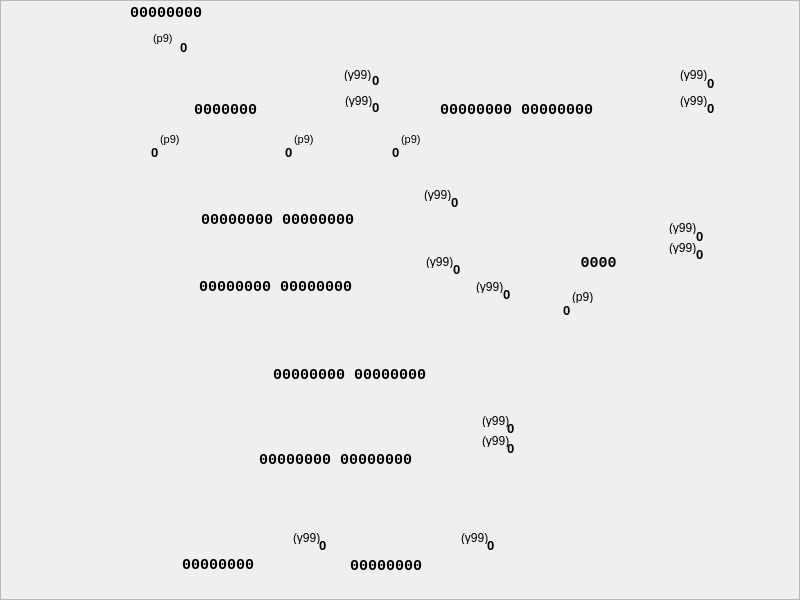
<?xml version="1.0" encoding="UTF-8"?>
<ui version="4.0">
 <class>CDcmcWay2Widget</class>
 <widget class="QWidget" name="CDcmcWay2Widget">
  <property name="geometry">
   <rect>
    <x>0</x>
    <y>0</y>
    <width>800</width>
    <height>600</height>
   </rect>
  </property>
  <property name="sizePolicy">
   <sizepolicy hsizetype="Fixed" vsizetype="Fixed">
    <horstretch>0</horstretch>
    <verstretch>0</verstretch>
   </sizepolicy>
  </property>
  <property name="minimumSize">
   <size>
    <width>800</width>
    <height>600</height>
   </size>
  </property>
  <property name="maximumSize">
   <size>
    <width>800</width>
    <height>600</height>
   </size>
  </property>
  <property name="windowTitle">
   <string notr="true">Form</string>
  </property>
  <property name="styleSheet">
   <string notr="true">QFrame{border-image: url(:/mul/dcmc/second.png);}</string>
  </property>
  <widget class="QFrame" name="frame">
   <property name="geometry">
    <rect>
     <x>0</x>
     <y>0</y>
     <width>800</width>
     <height>600</height>
    </rect>
   </property>
   <property name="frameShape">
    <enum>QFrame::StyledPanel</enum>
   </property>
   <property name="frameShadow">
    <enum>QFrame::Raised</enum>
   </property>
   <widget class="QLabel" name="mRg1WrVal">
    <property name="geometry">
     <rect>
      <x>372</x>
      <y>72</y>
      <width>21</width>
      <height>16</height>
     </rect>
    </property>
    <property name="font">
     <font>
      <pointsize>10</pointsize>
      <weight>75</weight>
      <bold>true</bold>
     </font>
    </property>
    <property name="styleSheet">
     <string notr="true">border-image:none;</string>
    </property>
    <property name="text">
     <string notr="true">0</string>
    </property>
   </widget>
   <widget class="QLabel" name="mBd1OutVal">
    <property name="geometry">
     <rect>
      <x>319</x>
      <y>537</y>
      <width>21</width>
      <height>16</height>
     </rect>
    </property>
    <property name="font">
     <font>
      <pointsize>10</pointsize>
      <weight>75</weight>
      <bold>true</bold>
     </font>
    </property>
    <property name="styleSheet">
     <string notr="true">border-image:none;</string>
    </property>
    <property name="text">
     <string notr="true">0</string>
    </property>
   </widget>
   <widget class="QLabel" name="mRg2Val">
    <property name="geometry">
     <rect>
      <x>401</x>
      <y>100</y>
      <width>231</width>
      <height>20</height>
     </rect>
    </property>
    <property name="font">
     <font>
      <family>Courier New</family>
      <pointsize>11</pointsize>
      <weight>75</weight>
      <bold>true</bold>
     </font>
    </property>
    <property name="styleSheet">
     <string notr="true">border-image:none;</string>
    </property>
    <property name="text">
     <string notr="true">00000000 00000000</string>
    </property>
    <property name="alignment">
     <set>Qt::AlignCenter</set>
    </property>
   </widget>
   <widget class="QLabel" name="mCt1IncVal">
    <property name="geometry">
     <rect>
      <x>696</x>
      <y>246</y>
      <width>21</width>
      <height>16</height>
     </rect>
    </property>
    <property name="font">
     <font>
      <pointsize>10</pointsize>
      <weight>75</weight>
      <bold>true</bold>
     </font>
    </property>
    <property name="styleSheet">
     <string notr="true">border-image:none;</string>
    </property>
    <property name="text">
     <string notr="true">0</string>
    </property>
   </widget>
   <widget class="QLabel" name="mRg1WrHint">
    <property name="geometry">
     <rect>
      <x>344</x>
      <y>68</y>
      <width>46</width>
      <height>13</height>
     </rect>
    </property>
    <property name="styleSheet">
     <string notr="true">border-image:none;</string>
    </property>
    <property name="text">
     <string notr="true">(y99)</string>
    </property>
   </widget>
   <widget class="QLabel" name="mRg3RstVal">
    <property name="geometry">
     <rect>
      <x>507</x>
      <y>420</y>
      <width>21</width>
      <height>16</height>
     </rect>
    </property>
    <property name="font">
     <font>
      <pointsize>10</pointsize>
      <weight>75</weight>
      <bold>true</bold>
     </font>
    </property>
    <property name="styleSheet">
     <string notr="true">border-image:none;</string>
    </property>
    <property name="text">
     <string notr="true">0</string>
    </property>
   </widget>
   <widget class="QLabel" name="mMs1SelHint">
    <property name="geometry">
     <rect>
      <x>424</x>
      <y>188</y>
      <width>40</width>
      <height>13</height>
     </rect>
    </property>
    <property name="styleSheet">
     <string notr="true">border-image:none;</string>
    </property>
    <property name="text">
     <string notr="true">(y99)</string>
    </property>
   </widget>
   <widget class="QLabel" name="mCt1Out3Hint">
    <property name="geometry">
     <rect>
      <x>572</x>
      <y>290</y>
      <width>46</width>
      <height>13</height>
     </rect>
    </property>
    <property name="styleSheet">
     <string notr="true">border-image:none;</string>
    </property>
    <property name="text">
     <string notr="true">(p9)</string>
    </property>
   </widget>
   <widget class="QLabel" name="mBd1OutHint">
    <property name="geometry">
     <rect>
      <x>293</x>
      <y>531</y>
      <width>40</width>
      <height>13</height>
     </rect>
    </property>
    <property name="styleSheet">
     <string notr="true">border-image:none;</string>
    </property>
    <property name="text">
     <string notr="true">(y99)</string>
    </property>
   </widget>
   <widget class="QLabel" name="mSm1OutVal">
    <property name="geometry">
     <rect>
      <x>259</x>
      <y>365</y>
      <width>181</width>
      <height>20</height>
     </rect>
    </property>
    <property name="font">
     <font>
      <family>Courier New</family>
      <pointsize>11</pointsize>
      <weight>75</weight>
      <bold>true</bold>
     </font>
    </property>
    <property name="styleSheet">
     <string notr="true">border-image:none;</string>
    </property>
    <property name="text">
     <string notr="true">00000000 00000000</string>
    </property>
    <property name="alignment">
     <set>Qt::AlignCenter</set>
    </property>
   </widget>
   <widget class="QLabel" name="mRg2WrHint">
    <property name="geometry">
     <rect>
      <x>680</x>
      <y>68</y>
      <width>46</width>
      <height>13</height>
     </rect>
    </property>
    <property name="styleSheet">
     <string notr="true">border-image:none;</string>
    </property>
    <property name="text">
     <string notr="true">(y99)</string>
    </property>
   </widget>
   <widget class="QLabel" name="mRg3WrHint">
    <property name="geometry">
     <rect>
      <x>482</x>
      <y>434</y>
      <width>46</width>
      <height>13</height>
     </rect>
    </property>
    <property name="styleSheet">
     <string notr="true">border-image:none;</string>
    </property>
    <property name="text">
     <string notr="true">(y99)</string>
    </property>
   </widget>
   <widget class="QLabel" name="mRg2WrVal">
    <property name="geometry">
     <rect>
      <x>707</x>
      <y>75</y>
      <width>21</width>
      <height>16</height>
     </rect>
    </property>
    <property name="font">
     <font>
      <pointsize>10</pointsize>
      <weight>75</weight>
      <bold>true</bold>
     </font>
    </property>
    <property name="styleSheet">
     <string notr="true">border-image:none;</string>
    </property>
    <property name="text">
     <string notr="true">0</string>
    </property>
   </widget>
   <widget class="QLabel" name="mRg1ShrHint">
    <property name="geometry">
     <rect>
      <x>345</x>
      <y>94</y>
      <width>46</width>
      <height>13</height>
     </rect>
    </property>
    <property name="styleSheet">
     <string notr="true">border-image:none;</string>
    </property>
    <property name="text">
     <string notr="true">(y99)</string>
    </property>
   </widget>
   <widget class="QLabel" name="mRg3WrVal">
    <property name="geometry">
     <rect>
      <x>507</x>
      <y>440</y>
      <width>21</width>
      <height>16</height>
     </rect>
    </property>
    <property name="font">
     <font>
      <pointsize>10</pointsize>
      <weight>75</weight>
      <bold>true</bold>
     </font>
    </property>
    <property name="styleSheet">
     <string notr="true">border-image:none;</string>
    </property>
    <property name="text">
     <string notr="true">0</string>
    </property>
   </widget>
   <widget class="QLabel" name="mDVal">
    <property name="geometry">
     <rect>
      <x>130</x>
      <y>5</y>
      <width>101</width>
      <height>16</height>
     </rect>
    </property>
    <property name="font">
     <font>
      <family>Courier New</family>
      <pointsize>11</pointsize>
      <weight>75</weight>
      <bold>true</bold>
     </font>
    </property>
    <property name="styleSheet">
     <string notr="true">border-image:none;</string>
    </property>
    <property name="text">
     <string notr="true">00000000</string>
    </property>
   </widget>
   <widget class="QLabel" name="mMs1SelVal">
    <property name="geometry">
     <rect>
      <x>451</x>
      <y>194</y>
      <width>21</width>
      <height>16</height>
     </rect>
    </property>
    <property name="font">
     <font>
      <pointsize>10</pointsize>
      <weight>75</weight>
      <bold>true</bold>
     </font>
    </property>
    <property name="styleSheet">
     <string notr="true">border-image:none;</string>
    </property>
    <property name="text">
     <string notr="true">0</string>
    </property>
   </widget>
   <widget class="QLabel" name="mRg3RstHint">
    <property name="geometry">
     <rect>
      <x>482</x>
      <y>414</y>
      <width>46</width>
      <height>13</height>
     </rect>
    </property>
    <property name="styleSheet">
     <string notr="true">border-image:none;</string>
    </property>
    <property name="text">
     <string notr="true">(y99)</string>
    </property>
   </widget>
   <widget class="QLabel" name="mBd2OutHint">
    <property name="geometry">
     <rect>
      <x>461</x>
      <y>531</y>
      <width>46</width>
      <height>13</height>
     </rect>
    </property>
    <property name="styleSheet">
     <string notr="true">border-image:none;</string>
    </property>
    <property name="text">
     <string notr="true">(y99)</string>
    </property>
   </widget>
   <widget class="QLabel" name="mBd2Val">
    <property name="geometry">
     <rect>
      <x>341</x>
      <y>558</y>
      <width>90</width>
      <height>16</height>
     </rect>
    </property>
    <property name="font">
     <font>
      <family>Courier New</family>
      <pointsize>11</pointsize>
      <weight>75</weight>
      <bold>true</bold>
     </font>
    </property>
    <property name="styleSheet">
     <string notr="true">border-image:none;</string>
    </property>
    <property name="text">
     <string notr="true">00000000</string>
    </property>
    <property name="alignment">
     <set>Qt::AlignCenter</set>
    </property>
   </widget>
   <widget class="QLabel" name="mCt1Out3Val">
    <property name="geometry">
     <rect>
      <x>563</x>
      <y>302</y>
      <width>21</width>
      <height>16</height>
     </rect>
    </property>
    <property name="font">
     <font>
      <pointsize>10</pointsize>
      <weight>75</weight>
      <bold>true</bold>
     </font>
    </property>
    <property name="styleSheet">
     <string notr="true">border-image:none;</string>
    </property>
    <property name="text">
     <string notr="true">0</string>
    </property>
   </widget>
   <widget class="QLabel" name="mCt1WrHint">
    <property name="geometry">
     <rect>
      <x>669</x>
      <y>221</y>
      <width>46</width>
      <height>13</height>
     </rect>
    </property>
    <property name="styleSheet">
     <string notr="true">border-image:none;</string>
    </property>
    <property name="text">
     <string notr="true">(y99)</string>
    </property>
   </widget>
   <widget class="QLabel" name="mCt1Val">
    <property name="geometry">
     <rect>
      <x>553</x>
      <y>253</y>
      <width>91</width>
      <height>20</height>
     </rect>
    </property>
    <property name="font">
     <font>
      <family>Courier New</family>
      <pointsize>11</pointsize>
      <weight>75</weight>
      <bold>true</bold>
     </font>
    </property>
    <property name="styleSheet">
     <string notr="true">border-image:none;</string>
    </property>
    <property name="text">
     <string notr="true">0000</string>
    </property>
    <property name="alignment">
     <set>Qt::AlignCenter</set>
    </property>
   </widget>
   <widget class="QLabel" name="mRg1ShrVal">
    <property name="geometry">
     <rect>
      <x>372</x>
      <y>99</y>
      <width>20</width>
      <height>16</height>
     </rect>
    </property>
    <property name="font">
     <font>
      <pointsize>10</pointsize>
      <weight>75</weight>
      <bold>true</bold>
     </font>
    </property>
    <property name="styleSheet">
     <string notr="true">border-image:none;</string>
    </property>
    <property name="text">
     <string notr="true">0</string>
    </property>
   </widget>
   <widget class="QLabel" name="mRg1Out0Hint">
    <property name="geometry">
     <rect>
      <x>294</x>
      <y>133</y>
      <width>46</width>
      <height>13</height>
     </rect>
    </property>
    <property name="font">
     <font>
      <pointsize>8</pointsize>
     </font>
    </property>
    <property name="styleSheet">
     <string notr="true">border-image:none;</string>
    </property>
    <property name="text">
     <string notr="true">(p9)</string>
    </property>
   </widget>
   <widget class="QLabel" name="mRg1Out0Val">
    <property name="geometry">
     <rect>
      <x>285</x>
      <y>144</y>
      <width>21</width>
      <height>16</height>
     </rect>
    </property>
    <property name="font">
     <font>
      <pointsize>10</pointsize>
      <weight>75</weight>
      <bold>true</bold>
     </font>
    </property>
    <property name="styleSheet">
     <string notr="true">border-image:none;</string>
    </property>
    <property name="text">
     <string notr="true">0</string>
    </property>
   </widget>
   <widget class="QLabel" name="mBd1Val">
    <property name="geometry">
     <rect>
      <x>173</x>
      <y>557</y>
      <width>90</width>
      <height>16</height>
     </rect>
    </property>
    <property name="font">
     <font>
      <family>Courier New</family>
      <pointsize>11</pointsize>
      <weight>75</weight>
      <bold>true</bold>
     </font>
    </property>
    <property name="styleSheet">
     <string notr="true">border-image:none;</string>
    </property>
    <property name="text">
     <string notr="true">00000000</string>
    </property>
    <property name="alignment">
     <set>Qt::AlignCenter</set>
    </property>
   </widget>
   <widget class="QLabel" name="mRg3Val">
    <property name="geometry">
     <rect>
      <x>230</x>
      <y>450</y>
      <width>211</width>
      <height>20</height>
     </rect>
    </property>
    <property name="font">
     <font>
      <family>Courier New</family>
      <pointsize>11</pointsize>
      <weight>75</weight>
      <bold>true</bold>
     </font>
    </property>
    <property name="styleSheet">
     <string notr="true">border-image:none;</string>
    </property>
    <property name="text">
     <string notr="true">00000000 00000000</string>
    </property>
    <property name="alignment">
     <set>Qt::AlignCenter</set>
    </property>
   </widget>
   <widget class="QLabel" name="mCt1WrVal">
    <property name="geometry">
     <rect>
      <x>696</x>
      <y>228</y>
      <width>21</width>
      <height>16</height>
     </rect>
    </property>
    <property name="font">
     <font>
      <pointsize>10</pointsize>
      <weight>75</weight>
      <bold>true</bold>
     </font>
    </property>
    <property name="styleSheet">
     <string notr="true">border-image:none;</string>
    </property>
    <property name="text">
     <string notr="true">0</string>
    </property>
   </widget>
   <widget class="QLabel" name="mCt1IncHint">
    <property name="geometry">
     <rect>
      <x>669</x>
      <y>241</y>
      <width>46</width>
      <height>13</height>
     </rect>
    </property>
    <property name="styleSheet">
     <string notr="true">border-image:none;</string>
    </property>
    <property name="text">
     <string notr="true">(y99)</string>
    </property>
   </widget>
   <widget class="QLabel" name="mRg1Val">
    <property name="geometry">
     <rect>
      <x>165</x>
      <y>100</y>
      <width>121</width>
      <height>20</height>
     </rect>
    </property>
    <property name="font">
     <font>
      <family>Courier New</family>
      <pointsize>11</pointsize>
      <weight>75</weight>
      <bold>true</bold>
     </font>
    </property>
    <property name="styleSheet">
     <string notr="true">border-image:none;</string>
    </property>
    <property name="text">
     <string notr="true">0000000</string>
    </property>
    <property name="alignment">
     <set>Qt::AlignCenter</set>
    </property>
   </widget>
   <widget class="QLabel" name="mBd2OutVal">
    <property name="geometry">
     <rect>
      <x>487</x>
      <y>537</y>
      <width>21</width>
      <height>16</height>
     </rect>
    </property>
    <property name="font">
     <font>
      <pointsize>10</pointsize>
      <weight>75</weight>
      <bold>true</bold>
     </font>
    </property>
    <property name="styleSheet">
     <string notr="true">border-image:none;</string>
    </property>
    <property name="text">
     <string notr="true">0</string>
    </property>
   </widget>
   <widget class="QLabel" name="mXor1Val">
    <property name="geometry">
     <rect>
      <x>180</x>
      <y>277</y>
      <width>191</width>
      <height>20</height>
     </rect>
    </property>
    <property name="font">
     <font>
      <family>Courier New</family>
      <pointsize>11</pointsize>
      <weight>75</weight>
      <bold>true</bold>
     </font>
    </property>
    <property name="styleSheet">
     <string notr="true">border-image:none;</string>
    </property>
    <property name="text">
     <string notr="true">00000000 00000000</string>
    </property>
    <property name="alignment">
     <set>Qt::AlignCenter</set>
    </property>
   </widget>
   <widget class="QLabel" name="mMs1NotVal">
    <property name="geometry">
     <rect>
      <x>453</x>
      <y>261</y>
      <width>21</width>
      <height>16</height>
     </rect>
    </property>
    <property name="font">
     <font>
      <pointsize>10</pointsize>
      <weight>75</weight>
      <bold>true</bold>
     </font>
    </property>
    <property name="styleSheet">
     <string notr="true">border-image:none;</string>
    </property>
    <property name="text">
     <string notr="true">0</string>
    </property>
   </widget>
   <widget class="QLabel" name="mMs1NotHint">
    <property name="geometry">
     <rect>
      <x>426</x>
      <y>255</y>
      <width>40</width>
      <height>13</height>
     </rect>
    </property>
    <property name="styleSheet">
     <string notr="true">border-image:none;</string>
    </property>
    <property name="text">
     <string notr="true">(y99)</string>
    </property>
   </widget>
   <widget class="QLabel" name="mRg2ShlVal">
    <property name="geometry">
     <rect>
      <x>707</x>
      <y>100</y>
      <width>20</width>
      <height>16</height>
     </rect>
    </property>
    <property name="font">
     <font>
      <pointsize>10</pointsize>
      <weight>75</weight>
      <bold>true</bold>
     </font>
    </property>
    <property name="styleSheet">
     <string notr="true">border-image:none;</string>
    </property>
    <property name="text">
     <string notr="true">0</string>
    </property>
   </widget>
   <widget class="QLabel" name="mRg2ShlHint">
    <property name="geometry">
     <rect>
      <x>680</x>
      <y>94</y>
      <width>45</width>
      <height>13</height>
     </rect>
    </property>
    <property name="styleSheet">
     <string notr="true">border-image:none;</string>
    </property>
    <property name="text">
     <string notr="true">(y99)</string>
    </property>
   </widget>
   <widget class="QLabel" name="mSm1CHint">
    <property name="geometry">
     <rect>
      <x>476</x>
      <y>280</y>
      <width>46</width>
      <height>13</height>
     </rect>
    </property>
    <property name="styleSheet">
     <string notr="true">border-image:none;</string>
    </property>
    <property name="text">
     <string notr="true">(y99)</string>
    </property>
   </widget>
   <widget class="QLabel" name="mSm1CVal">
    <property name="geometry">
     <rect>
      <x>503</x>
      <y>286</y>
      <width>21</width>
      <height>16</height>
     </rect>
    </property>
    <property name="font">
     <font>
      <pointsize>10</pointsize>
      <weight>75</weight>
      <bold>true</bold>
     </font>
    </property>
    <property name="styleSheet">
     <string notr="true">border-image:none;</string>
    </property>
    <property name="text">
     <string notr="true">0</string>
    </property>
   </widget>
   <widget class="QLabel" name="mRg1Out7Hint">
    <property name="geometry">
     <rect>
      <x>160</x>
      <y>133</y>
      <width>46</width>
      <height>13</height>
     </rect>
    </property>
    <property name="font">
     <font>
      <pointsize>8</pointsize>
     </font>
    </property>
    <property name="styleSheet">
     <string notr="true">border-image:none;</string>
    </property>
    <property name="text">
     <string notr="true">(p9)</string>
    </property>
   </widget>
   <widget class="QLabel" name="mRg1Out7Val">
    <property name="geometry">
     <rect>
      <x>151</x>
      <y>144</y>
      <width>21</width>
      <height>16</height>
     </rect>
    </property>
    <property name="font">
     <font>
      <pointsize>10</pointsize>
      <weight>75</weight>
      <bold>true</bold>
     </font>
    </property>
    <property name="styleSheet">
     <string notr="true">border-image:none;</string>
    </property>
    <property name="text">
     <string notr="true">0</string>
    </property>
   </widget>
   <widget class="QLabel" name="mRg2Out15Hint">
    <property name="geometry">
     <rect>
      <x>401</x>
      <y>133</y>
      <width>46</width>
      <height>13</height>
     </rect>
    </property>
    <property name="font">
     <font>
      <pointsize>8</pointsize>
     </font>
    </property>
    <property name="styleSheet">
     <string notr="true">border-image:none;</string>
    </property>
    <property name="text">
     <string notr="true">(p9)</string>
    </property>
   </widget>
   <widget class="QLabel" name="mRg2Out15Val">
    <property name="geometry">
     <rect>
      <x>392</x>
      <y>144</y>
      <width>21</width>
      <height>16</height>
     </rect>
    </property>
    <property name="font">
     <font>
      <pointsize>10</pointsize>
      <weight>75</weight>
      <bold>true</bold>
     </font>
    </property>
    <property name="styleSheet">
     <string notr="true">border-image:none;</string>
    </property>
    <property name="text">
     <string notr="true">0</string>
    </property>
   </widget>
   <widget class="QLabel" name="mMs1Val">
    <property name="geometry">
     <rect>
      <x>192</x>
      <y>210</y>
      <width>171</width>
      <height>20</height>
     </rect>
    </property>
    <property name="font">
     <font>
      <family>Courier New</family>
      <pointsize>11</pointsize>
      <weight>75</weight>
      <bold>true</bold>
     </font>
    </property>
    <property name="styleSheet">
     <string notr="true">border-image:none;</string>
    </property>
    <property name="text">
     <string notr="true">00000000 00000000</string>
    </property>
    <property name="alignment">
     <set>Qt::AlignCenter</set>
    </property>
   </widget>
   <widget class="QLabel" name="mRg1LvHint">
    <property name="geometry">
     <rect>
      <x>153</x>
      <y>32</y>
      <width>46</width>
      <height>13</height>
     </rect>
    </property>
    <property name="font">
     <font>
      <pointsize>8</pointsize>
     </font>
    </property>
    <property name="styleSheet">
     <string notr="true">border-image:none;</string>
    </property>
    <property name="text">
     <string notr="true">(p9)</string>
    </property>
   </widget>
   <widget class="QLabel" name="mRg1LvVal">
    <property name="geometry">
     <rect>
      <x>180</x>
      <y>39</y>
      <width>21</width>
      <height>16</height>
     </rect>
    </property>
    <property name="font">
     <font>
      <pointsize>10</pointsize>
      <weight>75</weight>
      <bold>true</bold>
     </font>
    </property>
    <property name="styleSheet">
     <string notr="true">border-image:none;</string>
    </property>
    <property name="text">
     <string notr="true">0</string>
    </property>
   </widget>
  </widget>
 </widget>
 <resources/>
 <connections/>
</ui>
